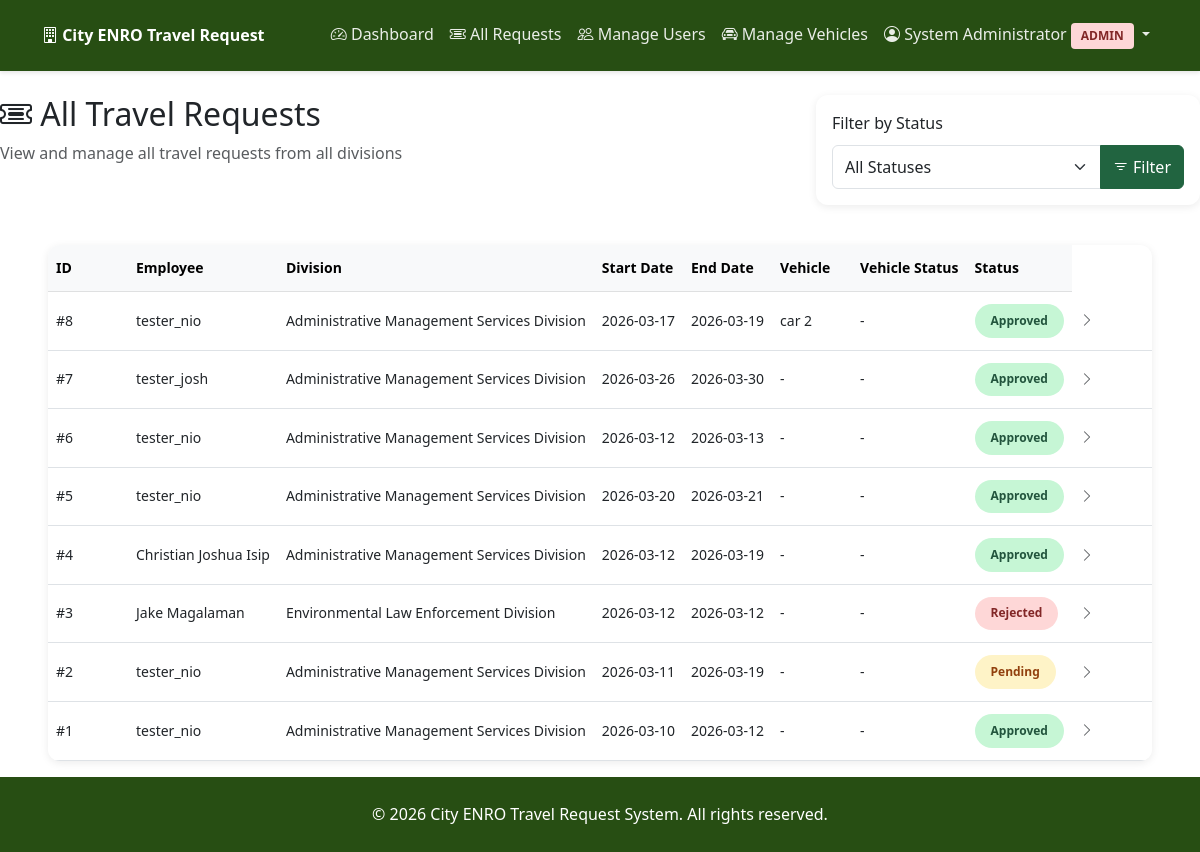
Page /tickets/all (signed in) on the earlier database version.
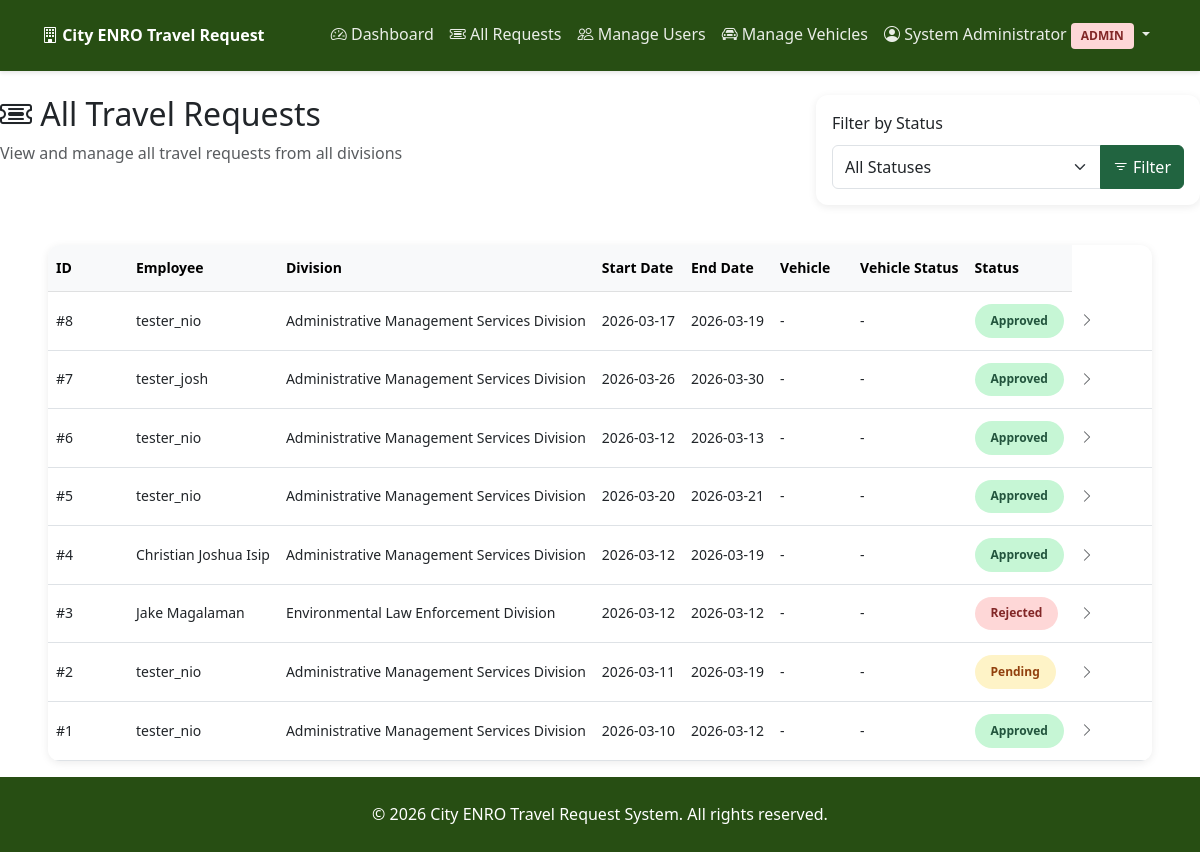
Same page on the later database version.
### tables this page shows
CREATE TABLE tickets (
            id INTEGER PRIMARY KEY AUTOINCREMENT,
            user_id INTEGER NOT NULL,
            division_id INTEGER NOT NULL,
            destination VARCHAR(200) NOT NULL,
            purpose TEXT NOT NULL,
            associates TEXT,
            start_date DATE NOT NULL,
            end_date DATE NOT NULL,
            vehicle_needed VARCHAR(10) DEFAULT 'no',
            vehicle_assigned VARCHAR(100),
            status VARCHAR(50) DEFAULT 'pending',
            created_at TIMESTAMP DEFAULT CURRENT_TIMESTAMP,
            updated_at TIMESTAMP DEFAULT CURRENT_TIMESTAMP,
            FOREIGN KEY (user_id) REFERENCES users(id),
            FOREIGN KEY (division_id) REFERENCES divisions(id)
        );

CREATE TABLE users (
            id INTEGER PRIMARY KEY AUTOINCREMENT,
            username VARCHAR(50) UNIQUE NOT NULL,
            password VARCHAR(255) NOT NULL,
            role VARCHAR(50) NOT NULL,
            division_id INTEGER,
            full_name VARCHAR(100) NOT NULL,
            created_at TIMESTAMP DEFAULT CURRENT_TIMESTAMP,
            FOREIGN KEY (division_id) REFERENCES divisions(id)
        );

CREATE TABLE divisions (
            id INTEGER PRIMARY KEY AUTOINCREMENT,
            name VARCHAR(100) NOT NULL
        );

CREATE TABLE vehicles (
                id INTEGER PRIMARY KEY AUTOINCREMENT,
                name VARCHAR(100) NOT NULL UNIQUE,
                vehicle_type VARCHAR(50) DEFAULT 'car',
                status VARCHAR(20) DEFAULT 'available',
                created_at TIMESTAMP DEFAULT CURRENT_TIMESTAMP
            );

### routes/tickets.py (the view)
@tickets_bp.route('/all')
def all_tickets():
    if not require_login():
        return redirect(url_for('auth.login'))
    if session.get('role') not in ['director', 'final_authorizer', 'admin']:
        flash('Access denied', 'danger')
        return redirect(url_for('main.dashboard'))
    status_filter = request.args.get('status', '')
    db_type = get_db_type()
    try:
        conn = get_db_connection()
        cursor = conn.cursor()
        query = """
            SELECT t.*, u.full_name as user_name, d.name as division_name,
                   v.name as vehicle_name
            FROM tickets t
            LEFT JOIN users u ON t.user_id = u.id
            LEFT JOIN divisions d ON t.division_id = d.id
            LEFT JOIN vehicles v ON t.vehicle_assigned = v.name
        """
        if status_filter:
            allowed_statuses = ['pending', 'director_approved', 'approved', 'rejected']
            if status_filter in allowed_statuses:
                if db_type == 'sqlite':
                    query += " WHERE t.status = ?"
                    params = (status_filter,)
                else:
                    query += " WHERE t.status = %s"
                    params = (status_filter,)
            else:
                params = ()
        else:
            params = ()
        query += " ORDER BY t.created_at DESC"
        if params:
            cursor.execute(query, params)
        else:
            cursor.execute(query)
        if db_type == 'sqlite':
            rows = cursor.fetchall()
            tickets = [dict_from_row(row) for row in rows]
        else:
            tickets = cursor.fetchall()
        conn.close()
        for ticket in tickets:
            if ticket.get('start_date') and isinstance(ticket.get('start_date'), str):
                ticket['start_date'] = datetime.strptime(ticket['start_date'], '%Y-%m-%d').date()
            if ticket.get('end_date') and isinstance(ticket.get('end_date'), str):
                ticket['end_date'] = datetime.strptime(ticket['end_date'], '%Y-%m-%d').date()
    except Exception as e:
        flash(f'Error loading tickets: {str(e)}', 'danger')
        tickets = []
    return render_template('tickets/all_tickets.html', tickets=tickets, status_filter=status_filter)

### db.py (called while the page is built)
def get_db_type():
    try:
        from flask import has_request_context, request
        if has_request_context() and hasattr(current_app, 'config'):
            return current_app.config.get('DATABASE_TYPE', 'sqlite')
    except:
        pass
    return 'sqlite'

def get_db_connection():
    db_type = get_db_type()
    if db_type == 'sqlite':
        return get_sqlite_connection()
    else:
        return get_mysql_connection()

def get_sqlite_connection():
    import os
    from config import Config
    db_path = getattr(Config, 'SQLITE_DATABASE', 'cityhall.db')
    try:
        if hasattr(current_app, 'config'):
            db_path = current_app.config.get('SQLITE_DATABASE', db_path)
    except:
        pass
    conn = sqlite3.connect(db_path)
    conn.row_factory = sqlite3.Row
    return conn

def dict_from_row(row):
    if row is None:
        return None
    if hasattr(row, 'keys'):
        return dict(zip(row.keys(), row))
    return row

### routes/tickets.py (called while the page is built)
def require_login():
    return 'user_id' in session

### templates/tickets/all_tickets.html (shortened to what this page needs)
{% extends "base.html" %}
{% block content %}
<div class="row mb-4">
    <div class="col-md-8">
        <h2><i class="bi bi-ticket-detailed"></i> All Travel Requests</h2>
        <p class="text-muted">View and manage all travel requests from all divisions</p>
    </div>
    <div class="col-md-4">
        <div class="card">
            <div class="card-body">
                <form method="GET" action="{{ url_for('tickets.all_tickets') }}">
                    <label for="status" class="form-label">Filter by Status</label>
                    <div class="input-group">
                        <select class="form-select" id="status" name="status">
                            <option value="">All Statuses</option>
                        </select>
                        <button class="btn btn-primary" type="submit">
                            <i class="bi bi-filter"></i> Filter
                        </button>
                    </div>
                </form>
            </div>
        </div>
    </div>
</div>
<div class="wide-container">
    <div class="card table-card">
    <div class="card-body p-0">
        {% if tickets %}
        <div class="table-responsive">
            <table class="table table-hover mb-0">
                <thead class="table-light">
                    <tr>
                        <th>ID</th>
                        <th>Employee</th>
                        <th>Division</th>
                        <th>Start Date</th>
                        <th>End Date</th>
                        <th>Vehicle</th>
                        <th>Vehicle Status</th>
                        <th>Status</th>
                    </tr>
                </thead>
                <tbody>
                    {% for ticket in tickets %}
                    <tr class="ticket-row" data-ticket-id="{{ ticket.id }}">
                        <td>#{{ ticket.id }}</td>
                        <td>{{ ticket.user_name }}</td>
                        <td>{{ ticket.division_name }}</td>
                        <td>{{ ticket.start_date.strftime('%Y-%m-%d') if ticket.start_date else '-' }}</td>
                        <td>{{ ticket.end_date.strftime('%Y-%m-%d') if ticket.end_date else '-' }}</td>
                        <td>
                            {{ ticket.vehicle_name if ticket.vehicle_name else '-' }}
                        </td>
                        <td>
                            {{ ticket.vehicle_status|title if ticket.vehicle_status else '-' }}
                        </td>
                        <td>
                            <span class="status-badge status-{{ ticket.status }}">
                                {{ ticket.status|replace('_', ' ')|title }}
                            </span>
                        </td>
                        <td>
                            <i class="bi bi-chevron-right text-muted"></i>
                        </td>
                    </tr>
                    {% endfor %}
                </tbody>
            </table>
        </div>
        {% else %}
        <div class="text-center py-5">
            <i class="bi bi-inbox" style="font-size: 3rem; color: #ccc;"></i>
            <p class="mt-3 text-muted">No travel requests found.</p>
        </div>
        {% endif %}
    </div>
</div>
    </div>
</div>
{% endblock %}

### templates/base.html (shortened to what this page needs)
<!DOCTYPE html>
<html lang="en">
<head>
    <link href="https://cdn.jsdelivr.net/npm/bootstrap@5.3.0/dist/css/bootstrap.min.css" rel="stylesheet">
    <link rel="stylesheet" href="https://cdn.jsdelivr.net/npm/bootstrap-icons@1.11.0/font/bootstrap-icons.css">
</head>
<body>
    <div class="main-wrapper">
        {% include '_navbar.html' %}
<div class="container-fluid wide-container">
            {% block content %}{% endblock %}
        </div>
</body>
<footer>
    {% include "_footer.html" %}
</footer>
</html>

### templates/_navbar.html (shortened to what this page needs)
<nav class="navbar navbar-expand-lg navbar-dark mb-4">
    <div class="container">
        <a class="navbar-brand" href="{{ url_for('main.dashboard') }}">
            <i class="bi bi-building"></i> City ENRO Travel Request
        </a>
        <div class="collapse navbar-collapse" id="navbarNav">
            <ul class="navbar-nav ms-auto">
                {% if session.get('user_id') %}
                {% if session.get('role') == 'employee' %}
                <li class="nav-item">
                    <a class="nav-link" href="{{ url_for('main.dashboard') }}">
                        <i class="bi bi-speedometer2"></i> Dashboard
                    </a>
                </li>
                <li class="nav-item">
                    <a class="nav-link" href="{{ url_for('tickets.my_tickets') }}">
                        <i class="bi bi-ticket-detailed"></i> My Requests
                    </a>
                </li>
                <li class="nav-item">
                    <a class="nav-link" href="{{ url_for('tickets.create') }}">
                        <i class="bi bi-plus-circle"></i> New Request
                    </a>
                </li>
                {% else %}
                <li class="nav-item">
                    <a class="nav-link" href="{{ url_for('main.dashboard') }}">
                        <i class="bi bi-speedometer2"></i> Dashboard
                    </a>
                </li>
                <li class="nav-item">
                    <a class="nav-link" href="{{ url_for('tickets.all_tickets') }}">
                        <i class="bi bi-ticket-detailed"></i> All Requests
                    </a>
                </li>
                {% if session.get('role') == 'admin' %}
                <li class="nav-item">
                    <a class="nav-link" href="{{ url_for('main.admin_users') }}">
                        <i class="bi bi-people"></i> Manage Users
                    </a>
                </li>
                <li class="nav-item">
                    <a class="nav-link" href="{{ url_for('tickets.vehicles') }}">
                        <i class="bi bi-car-front"></i> Manage Vehicles
                    </a>
                </li>
                {% endif %}
                {% endif %}
                {% endif %}
                {% if session.get('user_id') %}
                <li class="nav-item dropdown">
                    <a class="nav-link dropdown-toggle" href="#" role="button" data-bs-toggle="dropdown">
                        <i class="bi bi-person-circle"></i> {{ session.full_name or session.username or 'User' }}
                        <span class="role-badge role-{{ session.role }}">{{ session.role }}</span>
                    </a>
                </li>
                {% endif %}
            </ul>
        </div>
    </div>
</nav>

### templates/_footer.html
<footer class="footer mt-auto">
<div class="container-fluid text-center px-3 px-md-5">
        <p class="mb-0">&copy; 2026 City ENRO Travel Request System. All rights reserved.</p>
    </div>
</footer>

### templates/base.html (style rules this page uses)
:root { --primary-color: #274e13; --accent-color: #216440; --success-color: #38a169; --warning-color: #d69e2e; --danger-color: #e53e3e; --light-bg: #3f6342; }
body { background-image: url('/static/img/nd%20CREDIT%20John%20Christian%20Yayen_CNCH%20%2B%20Honday%20Bay-blue%20filter.jpg'); background-size: cover; background-position: center; background-repeat: no-repeat; background-attachment: fixed; min-height: 100vh; display: flex; flex-direction: column; font-size: clamp(0.875rem, 1rem, 1.125rem); line-height: 1.6; }
.main-wrapper { flex: 1; display: flex; flex-direction: column; }
.navbar { background-color: var(--primary-color) !important; box-shadow: 0 2px 4px rgba(0,0,0,0.1); padding: 0.9rem 0.9rem; }
.navbar-brand { font-weight: 600; color: #fff !important; }
.nav-link { color: rgba(255,255,255,0.9) !important; }
.card { border: none; border-radius: 10px; box-shadow: 0 2px 8px rgba(0,0,0,0.08); transition: transform 0.2s, box-shadow 0.2s; }
.btn-primary { background-color: var(--accent-color); border-color: var(--accent-color); }
.status-badge { padding: 5px 12px; border-radius: 20px; font-size: 0.85rem; font-weight: 500; }
.status-pending { background-color: #fef3c7; color: #92400e; }
.status-approved { background-color: #c6f6d5; color: #22543d; }
.status-rejected { background-color: #fed7d7; color: #822727; }
.table-card { border-radius: 10px; overflow: hidden; }
.footer { background-color: var(--primary-color); color: white; position: relative; left: 0; bottom: 0; width: 100vw; margin-left: calc(50% - 50vw); text-align: center; padding: clamp(15px, 3vw, 25px) clamp(1rem, 5vw, 3rem); box-sizing: border-box; }
.role-badge { display: inline-block; padding: 3px 10px; border-radius: 4px; font-size: 0.75rem; text-transform: uppercase; font-weight: 600; }
.role-admin { background-color: #fed7d7; color: #822727; }
h2 { font-size: clamp(1.25rem, 3.5vw, 2rem); }
.wide-container { max-width: 1600px; margin: 0 auto; padding-left: clamp(1rem, 5vw, 3rem); padding-right: clamp(1rem, 5vw, 3rem); }
.container-fluid { padding-left: 0; padding-right: 0; }
.btn { font-size: clamp(0.875rem, 2.5vw, 1rem); min-height: clamp(37px, 10vw, 43px); }
.table { font-size: clamp(0.75rem, 2vw, 0.875rem); }
.status-badge { font-size: clamp(0.75rem, 2.5vw, 0.875rem); padding: clamp(0.4rem, 2vw, 0.6rem) clamp(0.75rem, 4vw, 1rem) !important; font-weight: 600 !important; min-height: 1.5em; display: inline-flex; align-items: center; line-height: 1.2; white-space: nowrap; }
.card { margin-bottom: 1rem; border-radius: 0.75rem; }
.btn { min-height: 44px; font-size: 16px; }
.status-badge { font-size: 0.75rem; padding: 0.375rem 0.75rem; }
.navbar-brand { font-size: 1rem; }
table { font-size: 0.875rem; }
.table th, .table td { padding: 0.75rem 0.5rem; white-space: nowrap; min-width: 80px; }
.ticket-row { cursor: pointer; transition: background-color 0.2s; }
html { overflow-y: scroll !important; }
.ticket-row td { vertical-align: middle; }

Differences in the rows shown:
changed tickets id 8: name "car 2" → "-"
